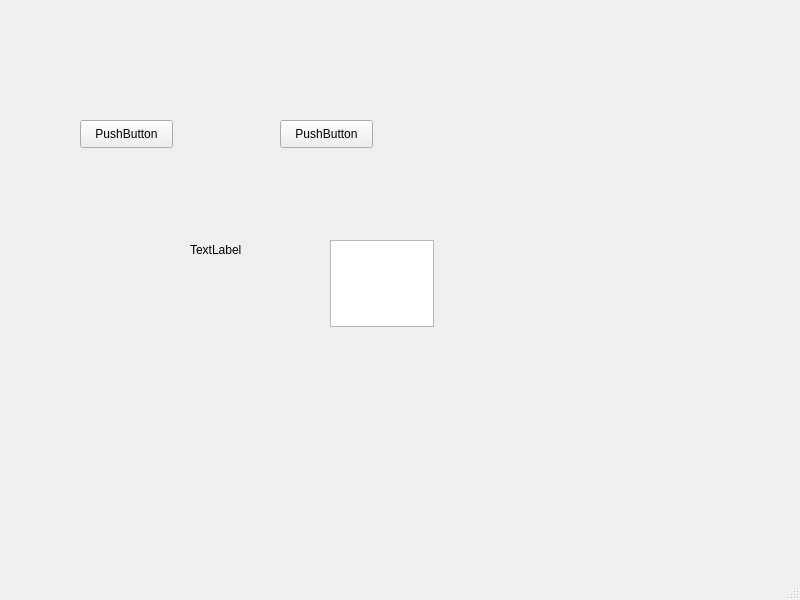
<?xml version="1.0" encoding="UTF-8"?>
<ui version="4.0">
 <class>MainWindow</class>
 <widget class="QMainWindow" name="MainWindow">
  <property name="geometry">
   <rect>
    <x>0</x>
    <y>0</y>
    <width>800</width>
    <height>600</height>
   </rect>
  </property>
  <property name="windowTitle">
   <string>MainWindow</string>
  </property>
  <widget class="QWidget" name="centralwidget">
   <widget class="QLabel" name="imageLabel">
    <property name="geometry">
     <rect>
      <x>190</x>
      <y>240</y>
      <width>69</width>
      <height>19</height>
     </rect>
    </property>
    <property name="text">
     <string>TextLabel</string>
    </property>
   </widget>
   <widget class="QTextEdit" name="textEdit">
    <property name="geometry">
     <rect>
      <x>330</x>
      <y>240</y>
      <width>104</width>
      <height>87</height>
     </rect>
    </property>
   </widget>
   <widget class="QPushButton" name="loadButton">
    <property name="geometry">
     <rect>
      <x>80</x>
      <y>120</y>
      <width>93</width>
      <height>28</height>
     </rect>
    </property>
    <property name="text">
     <string>PushButton</string>
    </property>
   </widget>
   <widget class="QPushButton" name="recognizeButton">
    <property name="geometry">
     <rect>
      <x>280</x>
      <y>120</y>
      <width>93</width>
      <height>28</height>
     </rect>
    </property>
    <property name="text">
     <string>PushButton</string>
    </property>
   </widget>
  </widget>
  <widget class="QMenuBar" name="menubar">
   <property name="geometry">
    <rect>
     <x>0</x>
     <y>0</y>
     <width>800</width>
     <height>25</height>
    </rect>
   </property>
  </widget>
  <widget class="QStatusBar" name="statusbar"/>
 </widget>
 <resources/>
 <connections/>
</ui>
